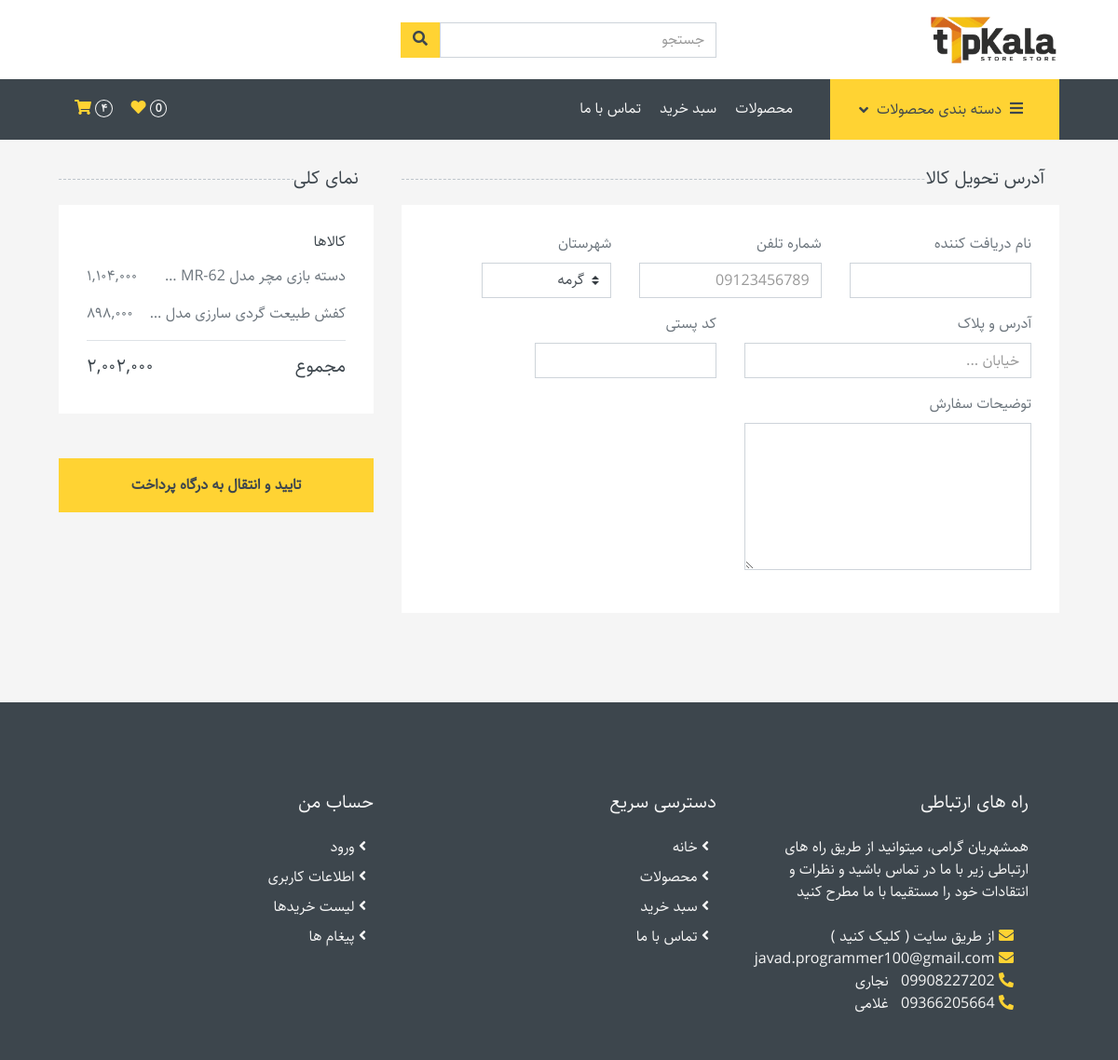
Page /account/checkout/ on the earlier database version.
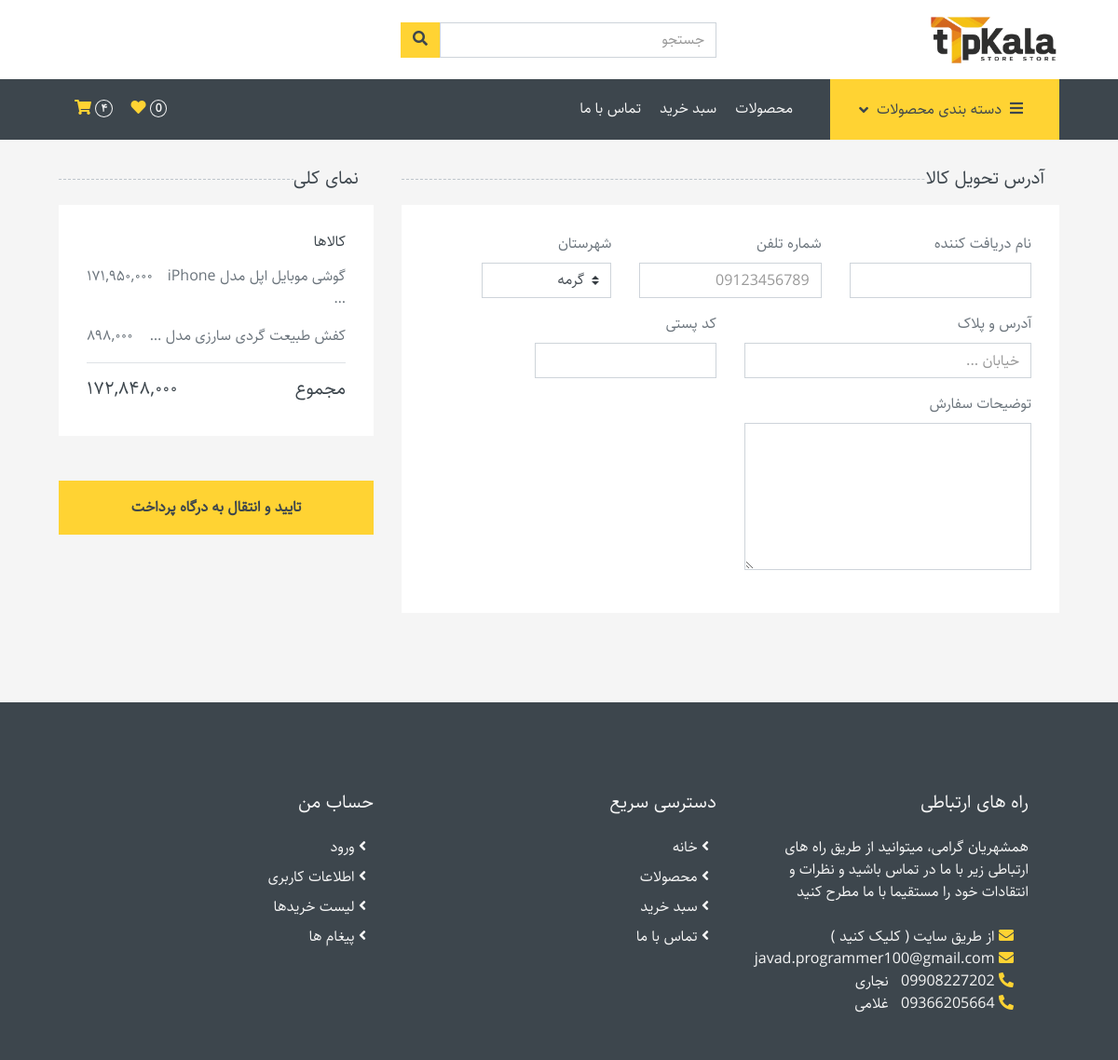
Same page on the later database version.
### account/models.py (models this page shows, shortened)
class Order(models.Model):
    product_size_color = models.ForeignKey(ProductSizeColor, on_delete=models.CASCADE)
    quantity = models.PositiveSmallIntegerField(validators=[MinValueValidator(1)])
    class Meta:
        unique_together = ['product_size_color', 'quantity']
    def total_price(self):
        return self.product_size_color.product.price_after_discount() * self.quantity
    def total_price_fa(self):
        return format_price(self.total_price(), lang='fa')

class Cart(models.Model):
    STATUSES = (
        ('unpaid', 'unpaid'),
        ('delivered', 'delivered'),
        ('returned', 'returned'),
    )
    user = models.ForeignKey(User, on_delete=models.SET_NULL, null=True, related_name='carts')
    orders = models.ManyToManyField(Order, blank=True)
    order_code = models.AutoField(primary_key=True, unique=True)
    order_description = models.TextField(null=True, blank=True)
    address = models.ForeignKey(UserAddress, on_delete=models.SET_NULL, null=True)
    address_text = models.TextField(blank=True)
    postal_code = models.CharField(max_length=20, null=True, blank=True)
    recipient_name = models.CharField(max_length=100, null=True, blank=True)
    phone_number = models.CharField(max_length=20, null=True, blank=True)
    paid = models.BooleanField(default=False)
    pay_time = models.DateTimeField(null=True, blank=True)
    amount_paid = models.CharField(max_length=50, null=True, blank=True)
    status = models.CharField(choices=STATUSES, max_length=10, default='unpaid')
    status_reason = models.TextField(null=True, blank=True)
    created_at = models.DateTimeField(auto_now_add=True)
    def total_price(self):
        return sum(order.total_price() for order in self.orders.all())
    def total_price_fa(self):
        return format_price(self.total_price(), lang='fa')

### product/models.py (models this page shows, shortened)
class ProductSizeColor(models.Model):
    product = models.ForeignKey(Product, on_delete=models.CASCADE, related_name='size_color')
    size = models.ForeignKey(Size, on_delete=models.CASCADE, null=True, blank=True)
    color = models.ForeignKey(Color, on_delete=models.CASCADE, null=True, blank=True)
    quantity = models.IntegerField(default=0)
    class Meta:
        ordering = ['product']
        unique_together = ['product', 'size', 'color']

class Product(models.Model):
    title = models.CharField(max_length=255, unique=True)
    introduction = models.TextField()
    description = models.TextField()
    category = models.ForeignKey(Category, on_delete=models.SET_NULL, null=True, related_name='products')
    cover = ResizedImageField(upload_to='product_cover', force_format='WEBP', quality=100, size=[800, 800])
    purchase_price = models.PositiveIntegerField()
    price = models.PositiveIntegerField()
    sales_count = models.PositiveIntegerField(default=0)
    discount = models.PositiveSmallIntegerField(default=0, validators=[MaxValueValidator(100)])
    public = models.BooleanField(default=True)
    created_at = models.DateTimeField(auto_now_add=True)
    def price_after_discount(self):
        return round(self.price * ((100-self.discount) / 100))

### account/views/checkout.py (the view)
# urls.py: path('account/checkout/', views.CheckoutView.as_view(), name='checkout'),
class CheckoutView(generic.TemplateView):
    template_name = 'account/checkout.html'
    def get_context_data(self, **kwargs):
        context = super().get_context_data(**kwargs)
        context['cart'] = get_user_cart(self.request.user)
        return context

### account/context_processor.py (called while the page is built)
def cart_detail(request):
    cart = get_user_cart(request.user)
    orders_quantity = cart.orders.values_list('quantity', flat=True)
    return {
        'cart_products_count': format_price(sum(orders_quantity), lang='fa'),
    }

### product/context_processor.py (called while the page is built)
def categories(request):
    all_categories = Category.objects.all()
    category_filter = [category for category in all_categories if category.products.count() > 0]
    return {
        'categories': category_filter,
    }

### product/models.py (called while the page is built)
    def product_count_fa(self):
        return format_price(self.products.count(), lang='fa')

### utils.py (called while the page is built)
def persian_numbers_converter(mystr):
    jnumbers = {
        '0' : '۰',
        '1' : '۱',
        '2' : '۲',
        '3' : '۳',
        '4' : '۴',
        '5' : '۵',
        '6' : '۶',
        '7' : '۷',
        '8' : '۸',
        '9' : '۹',
    }
    for e, p in jnumbers.items():
        mystr = mystr.replace(e, p)
    return mystr

def get_user_cart(user):
    from account.models import Cart
    return Cart.objects.filter(paid=False).last()

### account/templates/account/checkout.html (shortened to what this page needs)
{% extends 'base.html' %}
{% block content %}
<div class="container-fluid">
    <div class="row px-xl-5">
        <div class="col-lg-8">
            <h5 class="section-title position-relative text-uppercase mb-3"><span class="bg-secondary pr-3">آدرس تحویل کالا</span></h5>
            <div class="bg-light p-30 mb-5">
                <div class="row">
                    <div class="col-md-4 form-group">
                        <label>نام دریافت کننده</label>
                        <input class="form-control" type="text" placeholder="">
                    </div>
                    <div class="col-md-4 form-group">
                        <label>شماره تلفن</label>
                        <input class="form-control" type="number" placeholder="09123456789">
                    </div>
                    <div class="col-md-3 form-group">
                        <label>شهرستان</label>
                        <select class="custom-select">
                            <option selected>گرمه</option>
                        </select>
                    </div>
                    <div class="col-md-6 form-group">
                        <label>آدرس و پلاک</label>
                        <input class="form-control" type="text" placeholder="خیابان ...">
                    </div>
                    <div class="col-md-4 form-group">
                        <label>کد پستی</label>
                        <input class="form-control" type="number">
                    </div>
                    <div class="col-md-6 form-group">
                        <label>توضیحات سفارش</label>
                        <textarea class="form-control" name="" id="" cols="30" rows="6" placeholder=""></textarea>
                    </div>
                    <div class="col-md-4 form-group">
                    </div>
                </div>
            </div>
        </div>
        <div class="col-lg-4">
            <h5 class="section-title position-relative text-uppercase mb-3"><span class="bg-secondary pr-3">نمای کلی</span></h5>
            <div class="bg-light p-30 mb-5">
                <div class="border-bottom">
                    <h6 class="mb-3">کالاها</h6>
                    {% for order in cart.orders.all %}
                        <div class="d-flex justify-content-between">
                            <p title="{{ order.product_size_color.product.title }}">{{ order.product_size_color.product.title|truncatewords:5 }}</p>
                            <p>{{ order.total_price_fa }}</p>
                        </div>
                    {% endfor %}
                </div>
                <div class="pt-2">
                    <div class="d-flex justify-content-between mt-2">
                        <h5>مجموع</h5>
                        <h5>{{ cart.total_price_fa }}</h5>
                    </div>
                </div>
            </div>
            <a href="{% url 'account:payment' %}">
                <button class="btn btn-block btn-primary font-weight-bold py-3">تایید و انتقال به درگاه پرداخت</button>
            </a>
        </div>
    </div>
</div>
{% endblock content %}

Differences in the rows shown:
removed Order: product_size_color.product "دسته بازی مچر مدل MR-62 …", total_price_fa "۱,۱۰۴,۰۰۰"
added Order: product_size_color.product "گوشی موبایل اپل مدل iPhone …", total_price_fa "۱۷۱,۹۵۰,۰۰۰"
computed for Cart: total_price_fa "۲,۰۰۲,۰۰۰" → "۱۷۲,۸۴۸,۰۰۰"
